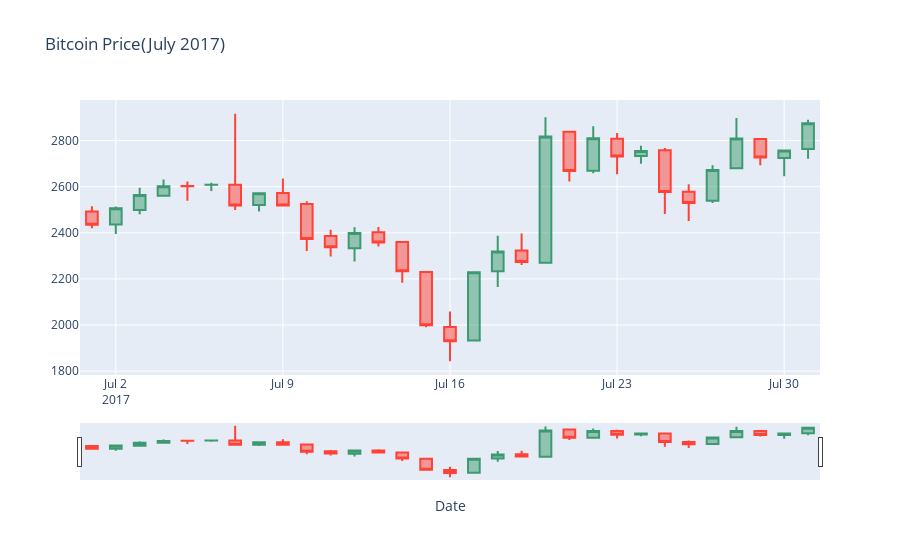

Write notebook code for a chart like this one.
### Code cell
fig = go.Figure(data = candle_data, layout=layout)
fig
